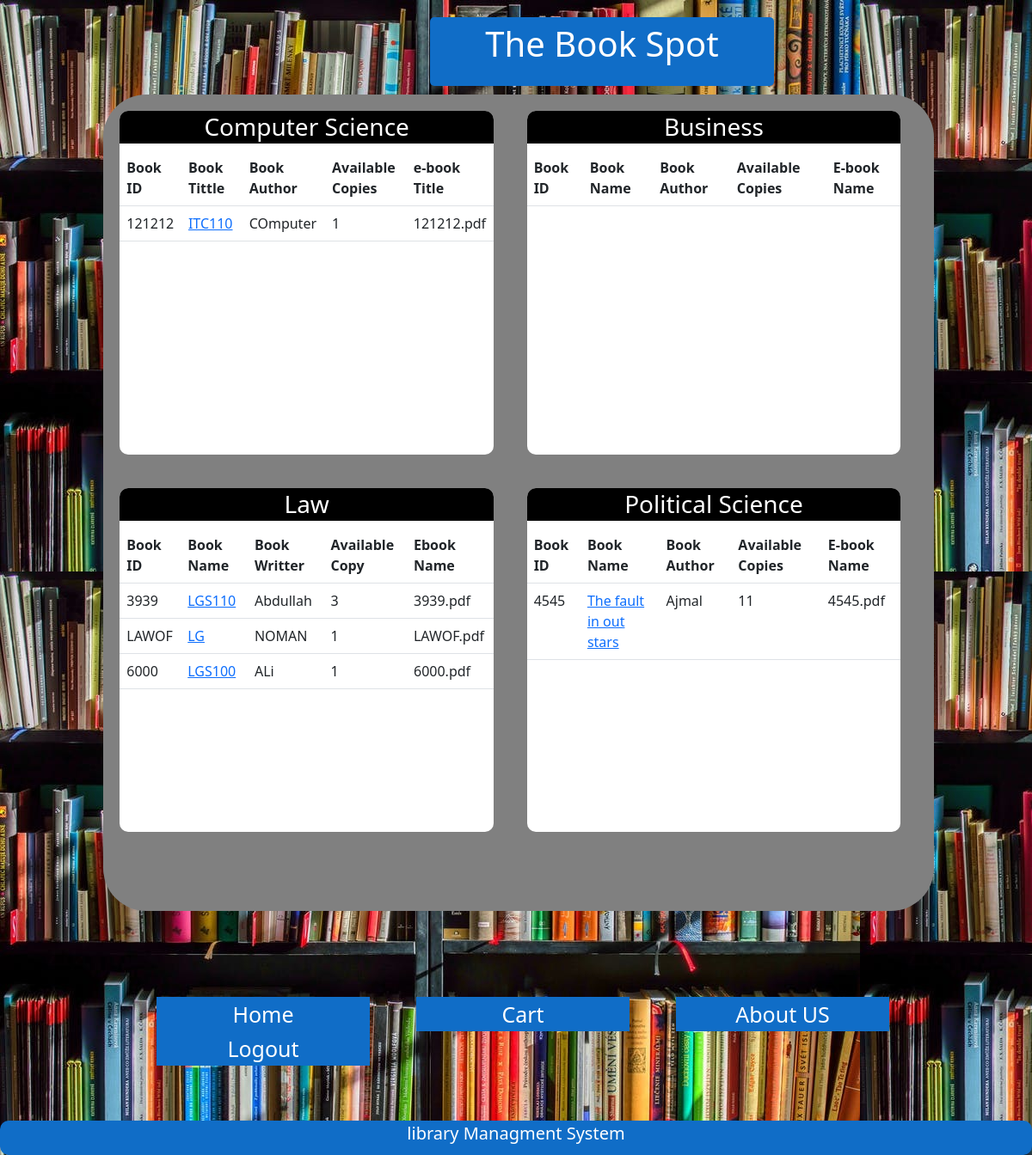
The app's page /sdb.php with its own data.
### tables this page shows
CREATE TABLE `book` (
  `b_id` varchar(255) NOT NULL,
  `booksname` varchar(50) NOT NULL,
  `authorname` varchar(50) NOT NULL,
  `copies` varchar(20) NOT NULL,
  `avl_cpy` int(100) NOT NULL,
  `dept` varchar(50) NOT NULL,
  `file_name` varchar(255) NOT NULL,
  `path` varchar(200) NOT NULL,
  PRIMARY KEY (`b_id`),
  UNIQUE KEY `b_id` (`b_id`)
);

### sdb.php (the view, shortened to what this page needs)
<?php include("conn.php");
?>
<!DOCTYPE html>
<html>
<head>
  <link href="https://cdn.jsdelivr.net/npm/bootstrap@5.1.3/dist/css/bootstrap.min.css" rel="stylesheet">
</head>
<body>
  <div class="box">
   <table  style =" font-size:30pt"align="center" >
      <tr>
        <td style="color:white">The Book Spot</td>
      </tr>
    </table>
  </div>
  <div class="boxtwo" style="border-radius: 50px; width:80.5%; height:950px; margin-left:10%;margin-top:10px;background-color:gray">
    <div class="box-cnt">
      <h3 class="box-cnt-h" style = "color:white">Computer Science</h3>
         <table class="table table-hover">
                <tr>
                    <th>Book ID</th>
                    <th>Book Tittle</th>
                    <th>Book Author</th>
                    <th>Available Copies</th>
                    <th>e-book Title</th>
                </tr>
            <?php  $data=mysqli_query($conn,"SELECT * FROM `book`");
	              while($row = mysqli_fetch_array($data))
	               {
                      if($row["dept"]=="CS"){
                        echo "<tr>";
                          $bookid_cse=$row["b_id"];
                          $lg1="<a href='view_book.php?id=$bookid_cse'>";
                        echo "<td>" ;echo $row["b_id"]; echo "</td>";
                        echo "<td>";echo "$lg1"; echo $row["booksname"]; echo "</a>"; echo "</td>";
                        echo "<td>"; echo $row["authorname"]; echo "</td>";
                        echo "<td>"; echo $row["avl_cpy"]; echo "</td>";
                        echo "<td>"; echo $row["file_name"]; echo "</td>";
                        echo "</tr>";
                      }
                    }
	            ?>
        </table>
    </div>
    <div class="box-cnt">
      <h3 class="box-cnt-h"style = "color:white">Business</h3>
        <table class="table table-hover">
                <tr>
                    <th>Book ID</th>
                    <th>Book Name</th>
                    <th>Book Author</th>
                    <th>Available Copies</th>
                    <th>E-book Name</th>
                </tr>
                </table>
    </div>
    <br/clear="all">
    <div class="box-cnt">
      <h3 class="box-cnt-h" style = "color:white">Law</h3>
        <table class="table table-hover">
                <tr>
                    <th>Book ID</th>
                    <th>Book Name</th>
                    <th>Book Writter</th>
                    <th>Available Copy</th>
                    <th>Ebook Name</th>
                </tr>
            <?php  $data=mysqli_query($conn,"SELECT * FROM `book`");
	              while($row = mysqli_fetch_array($data))
	               {
                      if($row["dept"]=="Law"){
                        echo "<tr>";
                          $bookid_ee=$row["b_id"];
                          $lg3="<a href='view_book.php?id=$bookid_ee'>";
                        echo "<td>" ;echo $row["b_id"]; echo "</td>";
                        echo "<td>";echo "$lg3"; echo $row["booksname"]; echo "</a>"; echo "</td>";
                        echo "<td>"; echo $row["authorname"]; echo "</td>";
                        echo "<td>"; echo $row["avl_cpy"]; echo "</td>";
                        echo "<td>"; echo $row["file_name"]; echo "</td>";
                        echo "</tr>";
                      }
                    }
	            ?>
        </table>
    </div>
    <div class="box-cnt">
      <h3 class="box-cnt-h"style = "color:white">Political Science </h3>
        <table class="table table-hover">
                <tr>
                    <th>Book ID</th>
                    <th>Book Name</th>
                    <th>Book Author</th>
                    <th>Available Copies</th>
                    <th>E-book Name</th>
                </tr>
            <?php  $data=mysqli_query($conn,"SELECT * FROM `book`");
	              while($row = mysqli_fetch_array($data))
	               {
                      if($row["dept"]=="PoliticalScience"){
                        echo "<tr>";
                          $bookid_me=$row["b_id"];
                          $lg4="<a href='view_book.php?id=$bookid_me'>";
                        echo "<td>" ;
                        echo $row["b_id"];
                        echo "</td>";
                        echo "<td>";
                        echo "$lg4";
                        echo $row["booksname"];
                        echo "</a>";
                        echo "</td>";
                        echo "<td>";
                        echo $row["authorname"];
                        echo "</td>";
                        echo "<td>";
                        echo $row["avl_cpy"];
                        echo "</td>";
                        echo "<td>";
                        echo $row["file_name"];
                        echo "</td>";
                        echo "</tr>";
                      }
                    }
	            ?>
                </table>
    </div>
  </div>
  <div class="nav">
    <ul>
      <li><a style="background-color: #106dc7" href="sdb.php">Home</a></li>
      <li><a  style="background-color: #106dc7" href="sbooks.php">Cart</a></li>
      <li><a  style="background-color: #106dc7" href="aboutus.php">About US</a></li>
      <li><a  style="background-color: #106dc7" href="index.php">Logout</a></li>
    </ul>
<br><br>
</div>
  <div class="footer">
  <p>library Managment System</p>
   </div>
</body>
<html>

### sdb.php (style rules this page uses)
body { background: url("6.jpeg"); }
.box { width:400px; height:80px; margin-top:20px; margin-left:500px; margin-right:400; background-color: #106dc7; opacity: 1; border-radius:5px; }
.boxtwo { background-color:rgb(255 255 255 / 80%); opacity: 1; }
ul { padding: 0 ; list-style: none; margin-left:-150px; }
ul li { float: left; width: 248px; height: 40px; margin-left:50px; opacity: 1; line-height: 40px; text-align: center; font-size: 25px; margin-right: 4px; }
ul li a { text-decoration: none; color: white; display: block; }
.nav { margin-top: 100px; margin-left: 250px; padding-left:12%; }
.box-cnt { background-color:white; float:left; border-radius:10px; overflow: auto; height:400px; width:45%; margin: 2% 2%; float: left; }
.box-cnt-h { color:white; text-align: center; padding-top:2px; padding-bottom: 2px; background:black; }
.box-table td,tr { border: 3px solid white; }
a { color: green; }
.footer { margin-left:0; margin-right:300; bottom: 0; width: 100%; height:40px; background-color: #106dc7; color: white; font-size: 15pt; align:center; text-align: center; border-radius:10px; }

### records on screen
book: b_id "121212", booksname "ITC110", authorname "COmputer", avl_cpy "1", file_name "121212.pdf"
book: b_id "3939", booksname "LGS110", authorname "Abdullah", avl_cpy "3", file_name "3939.pdf"
book: b_id "LAWOF", booksname "LG", authorname "NOMAN", avl_cpy "1", file_name "LAWOF.pdf"
book: b_id "6000", booksname "LGS100", authorname "ALi", avl_cpy "1", file_name "6000.pdf"
book: b_id "4545", booksname "The fault in out stars", authorname "Ajmal", avl_cpy "11", file_name "4545.pdf"
